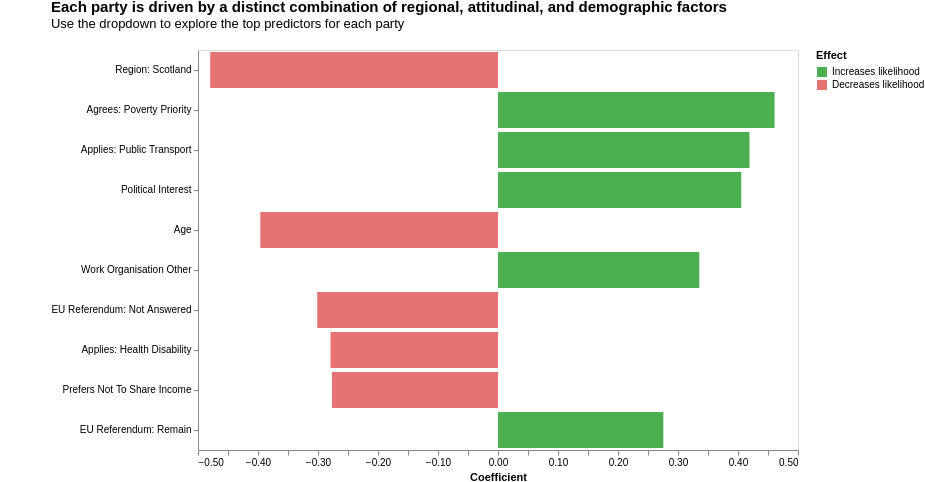

The code cell stored with this chart in its notebook:
### Code cell
# Build chart
coef_bar = alt.Chart(party_top_preds).mark_bar().encode(
    x=alt.X(
        'coefficient:Q',
        axis=alt.Axis(title='Coefficient', grid=False)
    ),
    y=alt.Y(
        'feature_label:N',
        sort=alt.EncodingSortField(
            field='abs_coefficient',
            order='descending'
        ),
        axis=alt.Axis(title='', grid=False)
    ),
    color=alt.Color(
        'direction:N',
        scale=alt.Scale(
            domain=['Increases likelihood', 'Decreases likelihood'],
            range=['#4CAF50', '#E57373']
        ),
        legend=alt.Legend(title='Effect')
    ),
    tooltip=[
        alt.Tooltip('feature_label:N', title='Feature'),
        alt.Tooltip('coefficient:Q', title='Coefficient', format='.3f'),
        alt.Tooltip('direction:N', title='Effect')
    ]
).properties(
    title=alt.TitleParams(
        text='Each party is driven by a distinct combination of regional, attitudinal, and demographic factors',
        subtitle=['Use the dropdown to explore the top predictors for each party', ''],
        fontSize=15,
        fontWeight='bold',
        subtitleFontSize=13,
        anchor='start'
    ),
    width=600,
    height=400,
    padding={'left':50}
).add_params(
    party_filter
).transform_filter(
    party_filter
)

coef_bar

### Figure 1 — Vega-Lite specification as saved in the notebook (floating-point values rounded to 4 significant figures)
{"$schema": "https://vega.github.io/schema/vega-lite/v5.8.0.json", "config": {"view": {"continuousHeight": 300, "continuousWidth": 300}}, "data": {"name": "data-2fab602dbdbc0865ff4edcdfa32b50d0"}, "datasets": {"data-2fab602dbdbc0865ff4edcdfa32b50d0": [{"abs_coefficient": 2.247, "coefficient": 2.247, "direction": "Increases likelihood", "feature": "region_Scotland", "feature_label": "Region: Scotland", "party": "SNP"}, {"abs_coefficient": 1.3, "coefficient": 1.3, "direction": "Increases likelihood", "feature": "region_Wales", "feature_label": "Region: Wales", "party": "Plaid Cymru"}, {"abs_coefficient": 1.0, "coefficient": -1.0, "direction": "Decreases likelihood", "feature": "goal_importance_Good health and well-being", "feature_label": "Goal: Good Health And Well-Being", "party": "SNP"}, {"abs_coefficient": 0.9322, "coefficient": 0.9322, "direction": "Increases likelihood", "feature": "stmt_travel_abroad_encoded", "feature_label": "Applies: Travel Abroad", "party": "SNP"}, {"abs_coefficient": 0.903, "coefficient": -0.903, "direction": "Decreases likelihood", "feature": "political_interest_encoded", "feature_label": "Political Interest", "party": "Would not vote"}, {"abs_coefficient": 0.8712, "coefficient": -0.8712, "direction": "Decreases likelihood", "feature": "stmt_parents_nearby_encoded", "feature_label": "Applies: Parents Nearby", "party": "Rather not say"}, {"abs_coefficient": 0.8334, "coefficient": 0.8334, "direction": "Increases likelihood", "feature": "stmt_health_disability_encoded", "feature_label": "Applies: Health Disability", "party": "Plaid Cymru"}, {"abs_coefficient": 0.8311, "coefficient": 0.8311, "direction": "Increases likelihood", "feature": "income_prefer_not_to_answer", "feature_label": "Prefers Not To Share Income", "party": "Rather not say"}, {"abs_coefficient": 0.7522, "coefficient": -0.7522, "direction": "Decreases likelihood", "feature": "income_encoded", "feature_label": "Income", "party": "SNP"}, {"abs_coefficient": 0.7486, "coefficient": 0.7486, "direction": "Increases likelihood", "feature": "att_international_partnerships_encoded", "feature_label": "Agrees: International Partnerships", "party": "Liberal Democrat"}, {"abs_coefficient": 0.7462, "coefficient": 0.7462, "direction": "Increases likelihood", "feature": "stmt_health_disability_encoded", "feature_label": "Applies: Health Disability", "party": "SNP"}, {"abs_coefficient": 0.6264, "coefficient": 0.6264, "direction": "Increases likelihood", "feature": "goal_importance_Eliminating global poverty", "feature_label": "Goal: Eliminating Global Poverty", "party": "SNP"}, {"abs_coefficient": 0.6209, "coefficient": 0.6209, "direction": "Increases likelihood", "feature": "att_british_first_encoded", "feature_label": "Agrees: British First", "party": "Liberal Democrat"}, {"abs_coefficient": 0.6101, "coefficient": 0.6101, "direction": "Increases likelihood", "feature": "political_interest_encoded", "feature_label": "Political Interest", "party": "Another party"}, {"abs_coefficient": 0.6024, "coefficient": 0.6024, "direction": "Increases likelihood", "feature": "goal_importance_Stopping climate change", "feature_label": "Goal: Stopping Climate Change", "party": "SNP"}, {"abs_coefficient": 0.599, "coefficient": 0.599, "direction": "Increases likelihood", "feature": "eu_referendum_Not answered", "feature_label": "EU Referendum: Not Answered", "party": "Would not vote"}, {"abs_coefficient": 0.5932, "coefficient": 0.5932, "direction": "Increases likelihood", "feature": "political_interest_encoded", "feature_label": "Political Interest", "party": "Liberal Democrat"}, {"abs_coefficient": 0.59, "coefficient": -0.59, "direction": "Decreases likelihood", "feature": "att_international_partnerships_encoded", "feature_label": "Agrees: International Partnerships", "party": "Rather not say"}, {"abs_coefficient": 0.5773, "coefficient": 0.5773, "direction": "Increases likelihood", "feature": "stmt_parents_nearby_encoded", "feature_label": "Applies: Parents Nearby", "party": "Plaid Cymru"}, {"abs_coefficient": 0.5665, "coefficient": 0.5665, "direction": "Increases likelihood", "feature": "working_status_Working full time - working 30 hours per week or more", "feature_label": "Working Status: Working Full Time - Working 30 Hours Per Week Or More", "party": "SNP"}, {"abs_coefficient": 0.5626, "coefficient": -0.5626, "direction": "Decreases likelihood", "feature": "goal_importance_Eliminating global poverty", "feature_label": "Goal: Eliminating Global Poverty", "party": "Another party"}, {"abs_coefficient": 0.5622, "coefficient": 0.5622, "direction": "Increases likelihood", "feature": "goal_importance_Good health and well-being", "feature_label": "Goal: Good Health And Well-Being", "party": "Rather not say"}, {"abs_coefficient": 0.5595, "coefficient": -0.5595, "direction": "Decreases likelihood", "feature": "stmt_lived_abroad_encoded", "feature_label": "Applies: Lived Abroad", "party": "SNP"}, {"abs_coefficient": 0.5595, "coefficient": 0.5595, "direction": "Increases likelihood", "feature": "goal_importance_Ensuring nobody goes hungry", "feature_label": "Goal: Ensuring Nobody Goes Hungry", "party": "Rather not say"}, {"abs_coefficient": 0.5522, "coefficient": -0.5522, "direction": "Decreases likelihood", "feature": "working_status_Retired with a private pension", "feature_label": "Working Status: Retired With A Private Pension", "party": "SNP"}, {"abs_coefficient": 0.5417, "coefficient": 0.5417, "direction": "Increases likelihood", "feature": "eu_referendum_Leave", "feature_label": "EU Referendum: Leave", "party": "Another party"}, {"abs_coefficient": 0.5404, "coefficient": 0.5404, "direction": "Increases likelihood", "feature": "stmt_lived_london_encoded", "feature_label": "Applies: Lived London", "party": "Rather not say"}, {"abs_coefficient": 0.5402, "coefficient": -0.5402, "direction": "Decreases likelihood", "feature": "political_interest_encoded", "feature_label": "Political Interest", "party": "Rather not say"}, {"abs_coefficient": 0.5257, "coefficient": -0.5257, "direction": "Decreases likelihood", "feature": "stmt_public_transport_encoded", "feature_label": "Applies: Public Transport", "party": "Rather not say"}, {"abs_coefficient": 0.5137, "coefficient": -0.5137, "direction": "Decreases likelihood", "feature": "stmt_cognitive_work_encoded", "feature_label": "Applies: Cognitive Work", "party": "Rather not say"}, {"abs_coefficient": 0.4994, "coefficient": 0.4994, "direction": "Increases likelihood", "feature": "att_working_class_encoded", "feature_label": "Agrees: Working Class", "party": "Rather not say"}, {"abs_coefficient": 0.4953, "coefficient": 0.4953, "direction": "Increases likelihood", "feature": "att_big_business_encoded", "feature_label": "Agrees: Big Business", "party": "Would not vote"}, {"abs_coefficient": 0.4946, "coefficient": -0.4946, "direction": "Decreases likelihood", "feature": "stmt_health_disability_encoded", "feature_label": "Applies: Health Disability", "party": "Liberal Democrat"}, {"abs_coefficient": 0.4825, "coefficient": 0.4825, "direction": "Increases likelihood", "feature": "att_defence_cuts_encoded", "feature_label": "Agrees: Defence Cuts", "party": "Another party"}, {"abs_coefficient": 0.4797, "coefficient": -0.4797, "direction": "Decreases likelihood", "feature": "region_Scotland", "feature_label": "Region: Scotland", "party": "Labour"}, {"abs_coefficient": 0.4764, "coefficient": 0.4764, "direction": "Increases likelihood", "feature": "income_encoded", "feature_label": "Income", "party": "Conservative"}, {"abs_coefficient": 0.4658, "coefficient": 0.4658, "direction": "Increases likelihood", "feature": "work_organisation_Self-employed", "feature_label": "Work Organisation Self-Employed", "party": "Plaid Cymru"}, {"abs_coefficient": 0.461, "coefficient": 0.461, "direction": "Increases likelihood", "feature": "att_poverty_priority_encoded", "feature_label": "Agrees: Poverty Priority", "party": "Labour"}, {"abs_coefficient": 0.4582, "coefficient": -0.4582, "direction": "Decreases likelihood", "feature": "att_big_business_encoded", "feature_label": "Agrees: Big Business", "party": "Another party"}, {"abs_coefficient": 0.4462, "coefficient": 0.4462, "direction": "Increases likelihood", "feature": "goal_importance_Peace, justice, and strong institutions", "feature_label": "Goal: Peace, Justice, And Strong Institutions", "party": "Plaid Cymru"}, {"abs_coefficient": 0.4243, "coefficient": -0.4243, "direction": "Decreases likelihood", "feature": "att_british_first_encoded", "feature_label": "Agrees: British First", "party": "Would not vote"}, {"abs_coefficient": 0.4199, "coefficient": 0.4199, "direction": "Increases likelihood", "feature": "stmt_manual_labour_encoded", "feature_label": "Applies: Manual Labour", "party": "Would not vote"}, {"abs_coefficient": 0.4191, "coefficient": 0.4191, "direction": "Increases likelihood", "feature": "stmt_public_transport_encoded", "feature_label": "Applies: Public Transport", "party": "Labour"}, {"abs_coefficient": 0.4177, "coefficient": -0.4177, "direction": "Decreases likelihood", "feature": "stmt_health_disability_encoded", "feature_label": "Applies: Health Disability", "party": "Conservative"}, {"abs_coefficient": 0.4068, "coefficient": -0.4068, "direction": "Decreases likelihood", "feature": "region_Scotland", "feature_label": "Region: Scotland", "party": "Would not vote"}, {"abs_coefficient": 0.4055, "coefficient": 0.4055, "direction": "Increases likelihood", "feature": "political_interest_encoded", "feature_label": "Political Interest", "party": "Labour"}, {"abs_coefficient": 0.4055, "coefficient": -0.4055, "direction": "Decreases likelihood", "feature": "work_organisation_Nationalised industry or public corporation (e.g. Post Office)", "feature_label": "Work Organisation Nationalised Industry Or Public Corporation (E.G. Post Office)", "party": "Plaid Cymru"}, {"abs_coefficient": 0.4019, "coefficient": -0.4019, "direction": "Decreases likelihood", "feature": "stmt_public_transport_encoded", "feature_label": "Applies: Public Transport", "party": "Plaid Cymru"}, {"abs_coefficient": 0.3961, "coefficient": -0.3961, "direction": "Decreases likelihood", "feature": "age", "feature_label": "Age", "party": "Labour"}, {"abs_coefficient": 0.394, "coefficient": -0.394, "direction": "Decreases likelihood", "feature": "work_organisation_Have never worked", "feature_label": "Work Organisation Have Never Worked", "party": "Plaid Cymru"}, {"abs_coefficient": 0.3902, "coefficient": 0.3902, "direction": "Increases likelihood", "feature": "att_welfare_reliance_encoded", "feature_label": "Agrees: Welfare Reliance", "party": "Conservative"}, {"abs_coefficient": 0.3873, "coefficient": 0.3873, "direction": "Increases likelihood", "feature": "working_status_Retired on a state pension only", "feature_label": "Working Status: Retired On A State Pension Only", "party": "Plaid Cymru"}, {"abs_coefficient": 0.3824, "coefficient": -0.3824, "direction": "Decreases likelihood", "feature": "att_defence_cuts_encoded", "feature_label": "Agrees: Defence Cuts", "party": "Would not vote"}, {"abs_coefficient": 0.3818, "coefficient": -0.3818, "direction": "Decreases likelihood", "feature": "eu_referendum_Remain", "feature_label": "EU Referendum: Remain", "party": "Would not vote"}, {"abs_coefficient": 0.3787, "coefficient": 0.3787, "direction": "Increases likelihood", "feature": "att_britain_greatest_encoded", "feature_label": "Agrees: Britain Greatest", "party": "Plaid Cymru"}, {"abs_coefficient": 0.3686, "coefficient": 0.3686, "direction": "Increases likelihood", "feature": "political_interest_encoded", "feature_label": "Political Interest", "party": "Conservative"}, {"abs_coefficient": 0.367, "coefficient": -0.367, "direction": "Decreases likelihood", "feature": "stmt_carer_encoded", "feature_label": "Applies: Carer", "party": "Would not vote"}, {"abs_coefficient": 0.3491, "coefficient": 0.3491, "direction": "Increases likelihood", "feature": "att_poverty_priority_encoded", "feature_label": "Agrees: Poverty Priority", "party": "Don't know"}, {"abs_coefficient": 0.3471, "coefficient": -0.3471, "direction": "Decreases likelihood", "feature": "goal_importance_Gender equality", "feature_label": "Goal: Gender Equality", "party": "Liberal Democrat"}, {"abs_coefficient": 0.3438, "coefficient": -0.3438, "direction": "Decreases likelihood", "feature": "stmt_one_parent_household_encoded", "feature_label": "Applies: One Parent Household", "party": "Another party"}, {"abs_coefficient": 0.3381, "coefficient": -0.3381, "direction": "Decreases likelihood", "feature": "working_status_Working part time - working between 8 and 29 hours per week", "feature_label": "Working Status: Working Part Time - Working Between 8 And 29 Hours Per Week", "party": "Liberal Democrat"}, {"abs_coefficient": 0.336, "coefficient": 0.336, "direction": "Increases likelihood", "feature": "gender_Female", "feature_label": "Gender Female", "party": "Don't know"}, {"abs_coefficient": 0.3355, "coefficient": 0.3355, "direction": "Increases likelihood", "feature": "work_organisation_Other", "feature_label": "Work Organisation Other", "party": "Labour"}, {"abs_coefficient": 0.3342, "coefficient": -0.3342, "direction": "Decreases likelihood", "feature": "stmt_health_disability_encoded", "feature_label": "Applies: Health Disability", "party": "Another party"}, {"abs_coefficient": 0.3331, "coefficient": 0.3331, "direction": "Increases likelihood", "feature": "eu_referendum_Remain", "feature_label": "EU Referendum: Remain", "party": "Liberal Democrat"}, {"abs_coefficient": 0.3291, "coefficient": -0.3291, "direction": "Decreases likelihood", "feature": "goal_importance_Partnerships between countries to achieve these goals", "feature_label": "Goal: Partnerships Between Countries To Achieve These Goals", "party": "Another party"}, {"abs_coefficient": 0.3236, "coefficient": 0.3236, "direction": "Increases likelihood", "feature": "income_encoded", "feature_label": "Income", "party": "Would not vote"}, {"abs_coefficient": 0.3201, "coefficient": -0.3201, "direction": "Decreases likelihood", "feature": "goal_importance_Gender equality", "feature_label": "Goal: Gender Equality", "party": "Conservative"}, {"abs_coefficient": 0.3179, "coefficient": 0.3179, "direction": "Increases likelihood", "feature": "att_poverty_priority_encoded", "feature_label": "Agrees: Poverty Priority", "party": "Another party"}, {"abs_coefficient": 0.3147, "coefficient": -0.3147, "direction": "Decreases likelihood", "feature": "att_big_business_encoded", "feature_label": "Agrees: Big Business", "party": "Liberal Democrat"}, {"abs_coefficient": 0.3134, "coefficient": 0.3134, "direction": "Increases likelihood", "feature": "eu_referendum_Leave", "feature_label": "EU Referendum: Leave", "party": "Conservative"}, {"abs_coefficient": 0.311, "coefficient": -0.311, "direction": "Decreases likelihood", "feature": "eu_referendum_Leave", "feature_label": "EU Referendum: Leave", "party": "Liberal Democrat"}, {"abs_coefficient": 0.3022, "coefficient": -0.3022, "direction": "Decreases likelihood", "feature": "region_Scotland", "feature_label": "Region: Scotland", "party": "Liberal Democrat"}, {"abs_coefficient": 0.3012, "coefficient": -0.3012, "direction": "Decreases likelihood", "feature": "eu_referendum_Not answered", "feature_label": "EU Referendum: Not Answered", "party": "Labour"}, {"abs_coefficient": 0.2989, "coefficient": -0.2989, "direction": "Decreases likelihood", "feature": "eu_referendum_Remain", "feature_label": "EU Referendum: Remain", "party": "Another party"}, {"abs_coefficient": 0.2905, "coefficient": 0.2905, "direction": "Increases likelihood", "feature": "att_immigration_priority_encoded", "feature_label": "Agrees: Immigration Priority", "party": "Conservative"}, {"abs_coefficient": 0.2894, "coefficient": -0.2894, "direction": "Decreases likelihood", "feature": "eu_referendum_Not answered", "feature_label": "EU Referendum: Not Answered", "party": "Conservative"}, {"abs_coefficient": 0.2791, "coefficient": -0.2791, "direction": "Decreases likelihood", "feature": "stmt_health_disability_encoded", "feature_label": "Applies: Health Disability", "party": "Labour"}, {"abs_coefficient": 0.2768, "coefficient": -0.2768, "direction": "Decreases likelihood", "feature": "income_prefer_not_to_answer", "feature_label": "Prefers Not To Share Income", "party": "Labour"}, {"abs_coefficient": 0.2756, "coefficient": 0.2756, "direction": "Increases likelihood", "feature": "eu_referendum_Remain", "feature_label": "EU Referendum: Remain", "party": "Labour"}, {"abs_coefficient": 0.2594, "coefficient": -0.2594, "direction": "Decreases likelihood", "feature": "att_big_business_encoded", "feature_label": "Agrees: Big Business", "party": "Conservative"}, {"abs_coefficient": 0.2565, "coefficient": -0.2565, "direction": "Decreases likelihood", "feature": "stmt_health_disability_encoded", "feature_label": "Applies: Health Disability", "party": "Don't know"}, {"abs_coefficient": 0.2525, "coefficient": -0.2525, "direction": "Decreases likelihood", "feature": "region_Scotland", "feature_label": "Region: Scotland", "party": "Don't know"}, {"abs_coefficient": 0.2505, "coefficient": 0.2505, "direction": "Increases likelihood", "feature": "goal_importance_Decent work and economic growth", "feature_label": "Goal: Decent Work And Economic Growth", "party": "Conservative"}, {"abs_coefficient": 0.2441, "coefficient": -0.2441, "direction": "Decreases likelihood", "feature": "att_british_first_encoded", "feature_label": "Agrees: British First", "party": "Don't know"}, {"abs_coefficient": 0.1859, "coefficient": -0.1859, "direction": "Decreases likelihood", "feature": "working_status_Retired on a state pension only", "feature_label": "Working Status: Retired On A State Pension Only", "party": "Don't know"}, {"abs_coefficient": 0.1837, "coefficient": 0.1837, "direction": "Increases likelihood", "feature": "region_West Midlands", "feature_label": "Region: West Midlands", "party": "Don't know"}, {"abs_coefficient": 0.1836, "coefficient": -0.1836, "direction": "Decreases likelihood", "feature": "att_welfare_reliance_encoded", "feature_label": "Agrees: Welfare Reliance", "party": "Don't know"}, {"abs_coefficient": 0.1809, "coefficient": 0.1809, "direction": "Increases likelihood", "feature": "income_encoded", "feature_label": "Income", "party": "Don't know"}, {"abs_coefficient": 0.1798, "coefficient": 0.1798, "direction": "Increases likelihood", "feature": "work_organisation_Other", "feature_label": "Work Organisation Other", "party": "Don't know"}]}, "encoding": {"color": {"field": "direction", "legend": {"title": "Effect"}, "scale": {"domain": ["Increases likelihood", "Decreases likelihood"], "range": ["#4CAF50", "#E57373"]}, "type": "nominal"}, "tooltip": [{"field": "feature_label", "title": "Feature", "type": "nominal"}, {"field": "coefficient", "format": ".3f", "title": "Coefficient", "type": "quantitative"}, {"field": "direction", "title": "Effect", "type": "nominal"}], "x": {"axis": {"grid": false, "title": "Coefficient"}, "field": "coefficient", "type": "quantitative"}, "y": {"axis": {"grid": false, "title": ""}, "field": "feature_label", "sort": {"field": "abs_coefficient", "order": "descending"}, "type": "nominal"}}, "height": 400, "mark": {"type": "bar"}, "padding": {"left": 50}, "params": [{"bind": {"input": "select", "name": "Select party: ", "options": ["Another party", "Conservative", "Don't know", "Labour", "Liberal Democrat", "Plaid Cymru", "Rather not say", "SNP", "Would not vote"]}, "name": "param_2", "select": {"fields": ["party"], "type": "point"}, "value": "Labour"}], "title": {"anchor": "start", "fontSize": 15, "fontWeight": "bold", "subtitle": ["Use the dropdown to explore the top predictors for each party", ""], "subtitleFontSize": 13, "text": "Each party is driven by a distinct combination of regional, attitudinal, and demographic factors"}, "transform": [{"filter": {"param": "param_2"}}], "width": 600}
